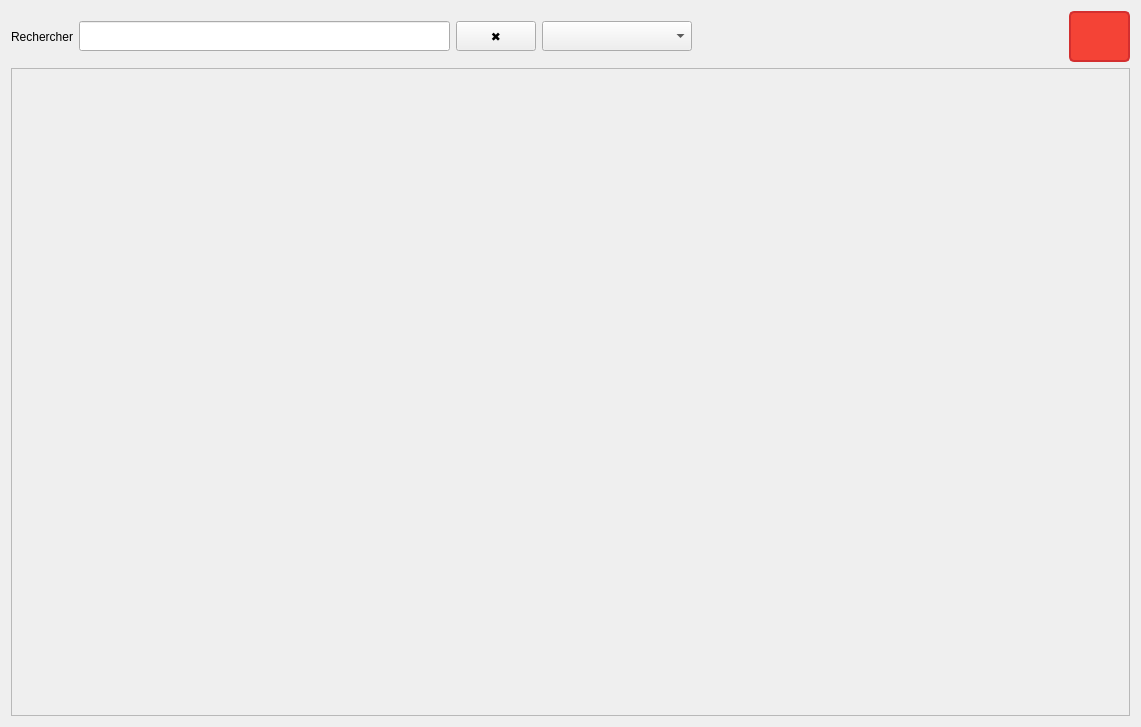
<?xml version="1.0" encoding="UTF-8"?>
<ui version="4.0">
 <class>LayoutsDialog</class>
 <widget class="QWidget" name="LayoutsDialog">
  <property name="geometry">
   <rect>
    <x>0</x>
    <y>0</y>
    <width>1141</width>
    <height>727</height>
   </rect>
  </property>
  <layout class="QVBoxLayout" name="verticalLayout">
   <item>
    <layout class="QHBoxLayout" name="headerLayout">
     <item>
      <widget class="QLabel" name="labelSearch">
       <property name="text">
        <string>Rechercher</string>
       </property>
      </widget>
     </item>
     <item>
      <widget class="QLineEdit" name="searchBar">
       <property name="minimumSize">
        <size>
         <width>200</width>
         <height>30</height>
        </size>
       </property>
      </widget>
     </item>
     <item>
      <widget class="QPushButton" name="buttonClearSearch">
       <property name="minimumSize">
        <size>
         <width>40</width>
         <height>30</height>
        </size>
       </property>
       <property name="text">
        <string>✖</string>
       </property>
      </widget>
     </item>
     <item>
      <widget class="QComboBox" name="comboSort">
       <property name="minimumSize">
        <size>
         <width>150</width>
         <height>30</height>
        </size>
       </property>
      </widget>
     </item>
     <item>
      <spacer name="horizontalSpacer">
       <property name="orientation">
        <enum>Qt::Orientation::Horizontal</enum>
       </property>
       <property name="sizeHint" stdset="0">
        <size>
         <width>40</width>
         <height>20</height>
        </size>
       </property>
      </spacer>
     </item>
     <item>
      <widget class="QPushButton" name="buttonMenu">
       <property name="minimumSize">
        <size>
         <width>61</width>
         <height>51</height>
        </size>
       </property>
       <property name="maximumSize">
        <size>
         <width>61</width>
         <height>51</height>
        </size>
       </property>
       <property name="styleSheet">
        <string notr="true">QPushButton {
    background-color: #F44336;
    color: white;
    font-size: 14px;
    border: 2px solid #D32F2F;
    border-radius: 5px;
    padding: 6px 12px;
    text-align: left;
    padding-left: 8px;
    padding-right: 8px;
}
QPushButton:hover {
    background-color: #E57373;
}
QPushButton:pressed {
    background-color: #C62828;
}</string>
       </property>
       <property name="text">
        <string/>
       </property>
       <property name="icon">
        <iconset resource="resources.qrc">
         <normaloff>:/icons/cross.svg</normaloff>:/icons/cross.svg</iconset>
       </property>
       <property name="iconSize">
        <size>
         <width>40</width>
         <height>40</height>
        </size>
       </property>
      </widget>
     </item>
    </layout>
   </item>
   <item>
    <widget class="QScrollArea" name="scrollAreaLayoutsDialog">
     <property name="widgetResizable">
      <bool>true</bool>
     </property>
     <widget class="QWidget" name="scrollAreaWidgetContents">
      <property name="geometry">
       <rect>
        <x>0</x>
        <y>0</y>
        <width>1117</width>
        <height>643</height>
       </rect>
      </property>
      <layout class="QGridLayout" name="gridLayout">
       <property name="leftMargin">
        <number>10</number>
       </property>
       <property name="topMargin">
        <number>10</number>
       </property>
       <property name="rightMargin">
        <number>10</number>
       </property>
       <property name="bottomMargin">
        <number>10</number>
       </property>
       <property name="spacing">
        <number>20</number>
       </property>
      </layout>
     </widget>
    </widget>
   </item>
  </layout>
 </widget>
 <resources>
  <include location="resources.qrc"/>
 </resources>
 <connections/>
</ui>
